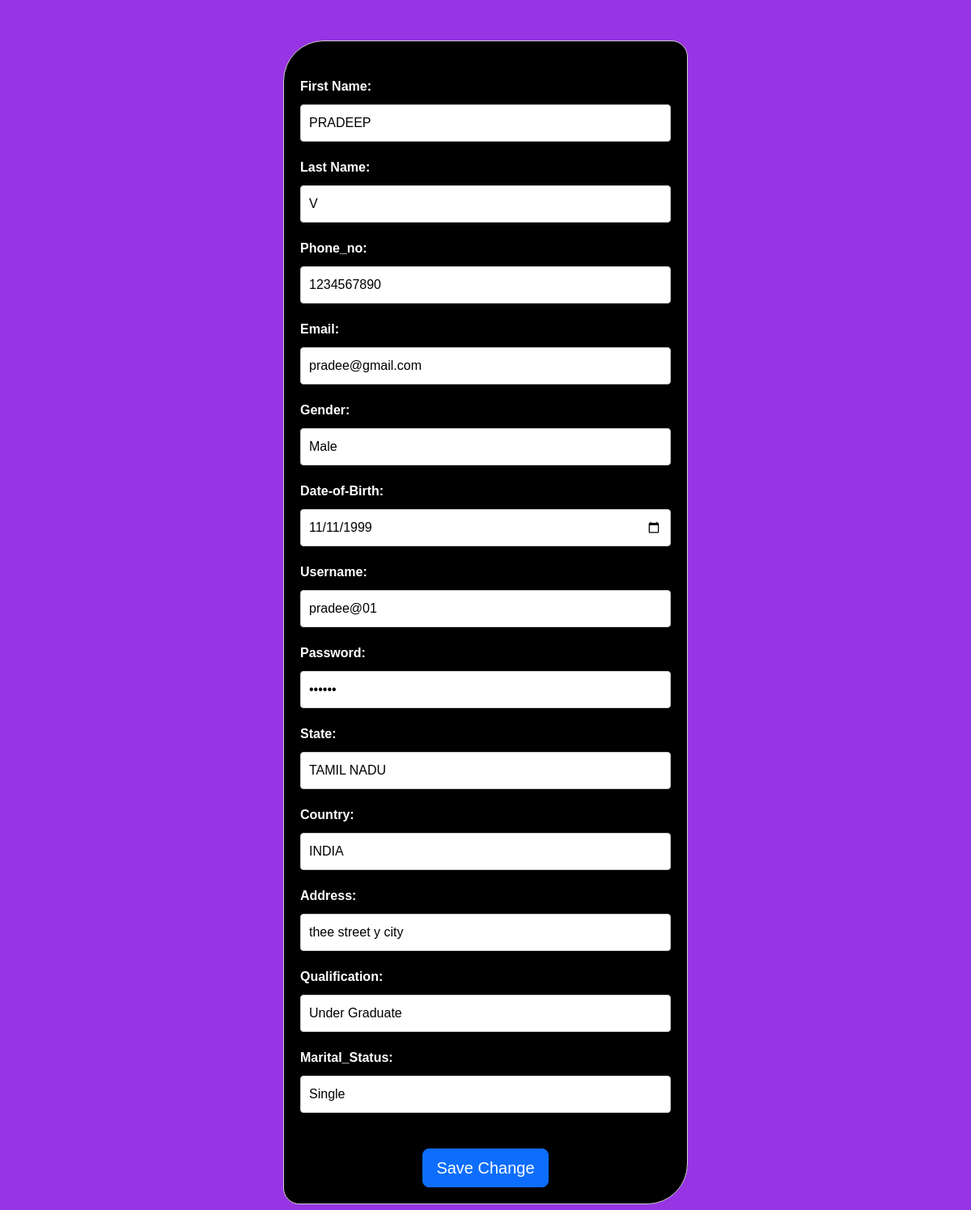
The app's page /edit.php?id=4 with its own data.
### tables this page shows
CREATE TABLE `details` (
  `ID` int(11) NOT NULL,
  `rec_id` varchar(10) NOT NULL DEFAULT '''YC001''',
  `First_name` varchar(100) NOT NULL,
  `Last` varchar(100) NOT NULL,
  `Phone_no` bigint(10) NOT NULL,
  `Email` varchar(100) NOT NULL,
  `Gender` enum('Male','Female','Others','') NOT NULL,
  `Date_of_Birth` date NOT NULL,
  `User_name` varchar(100) NOT NULL,
  `Password` varchar(100) NOT NULL,
  `State` varchar(100) NOT NULL,
  `Country` varchar(100) NOT NULL,
  `Address` varchar(100) NOT NULL,
  `Qualification` enum('Under Graduate','Post Graduate','Diploma','') NOT NULL,
  `Marital_Status` enum('Single','Married','Divoced','') NOT NULL,
  `picture` blob NOT NULL,
  `file` blob NOT NULL
);

### edit.php (the view, shortened to what this page needs)
<?php
  $host = 'localhost';
  $username = 'root';
  $password = '';
  $database = 'register';
  $conn = new mysqli($host, $username, $password, $database);
?>
<?php
  if(isset($_GET['id'])) {
    $id = $_GET['id'];
  } else {
    die('Error: ID not found.');
  }
?>
<?php
  $sql = "SELECT * FROM details WHERE ID = $id";
  $result = $conn->query($sql);
  if ($result->num_rows > 0) {
    while($row = $result->fetch_assoc()) {
       $id=$row['ID'];
      $First_name = $row['First_name'];
$Last = $row['Last'];
$Phone_no = $row['Phone_no'];
$Email = $row['Email'];
$Gender = $row['Gender'];
$Date_of_Birth = $row['Date_of_Birth'];
$User_name = $row['User_name'];
$Password = $row['Password'];
$State = $row['State'];
$Country = $row['Country'];
$Address = $row['Address'];
$Qualification = $row['Qualification'];
$Marital_Status = $row['Marital_Status'];
    }
  } else {
    echo "0 results";
  }
?>
<html>
<head>
    <link href="style.css" rel="stylesheet">
    <link href="css/bootstrap.min.css" type="text/css" rel="stylesheet">
</head>
    <body style="background-color: #9734e3;" class="body">
<form action="update.php" method="post">
  <input type="hidden" name="ID" value="<?php echo $id ?>"><br>
  <label>First Name:</label>
  <input type="text" name="First_name" value="<?php echo $First_name ?>" oninput="this.value = this.value.toUpperCase()">
  <br>
  <label>Last Name:</label>
  <input type="text" name="Last" value="<?php echo $Last ?>"oninput="this.value = this.value.toUpperCase()"><br>
  <label>Phone_no:</label>
  <input type="number" name="Phone_no" value="<?php echo $Phone_no ?>"><br>
  <label>Email:</label>
  <input type="email" name="Email" value="<?php echo $Email ?>"><br>
  <label>Gender:</label>
  <input type="text" name="Gender" value="<?php echo $Gender ?>"><br>
  <label>Date-of-Birth:</label>
  <input type="date" name="Date_of_Birth" value="<?php echo $Date_of_Birth ?>"><br>
  <label>Username:</label>
  <input type="email" name="User_name" value="<?php echo $User_name ?>"><br>
  <label>Password:</label>
  <input type="password" name="Password" value="<?php echo $Password ?>"><br>
  <label>State:</label>
  <input type="text" name="State" value="<?php echo $State ?>"oninput="this.value = this.value.toUpperCase()"><br>
  <label>Country:</label>
  <input type="text" name="Country" value="<?php echo $Country ?>"oninput="this.value = this.value.toUpperCase()"><br>
  <label>Address:</label>
  <input type="text" name="Address" value="<?php echo $Address ?>"><br>
  <label>Qualification:</label>
  <input type="text" name="Qualification" value="<?php echo $Qualification ?>"><br>
  <label>Marital_Status:</label>
  <input type="text" name="Marital_Status" value="<?php echo $Marital_Status ?>"><br>
  <br><center>
  <button class="btn btn-primary btn-lg text-center"  type="submit" name="submit">Save Change</button></center>
</form>
</body>
</html>

### style.css (style rules this page uses)
.body { font-family: Arial, Helvetica, sans-serif; }
label { font-style: bold; }

### edit.php (style rules this page uses)
form { border: 1px solid #ccc; border-radius: 50px 20px; padding: 20px; max-width: 500px; margin: 0 auto; background-color:black; margin-top:50px; margin-bottom:50px; }
label { display: block; margin-bottom: 10px; font-weight: bold; color: white; }
input[type="text"], input[type="email"], input[type="number"], input[type="date"], input[type="password"] { width: 100%; padding: 10px; border: 1px solid #ccc; border-radius: 4px; margin-bottom: 20px; box-sizing: border-box; }

### records on screen
details: First_name "PRADEEP", Last "V", Phone_no "1234567890", Email "pradee@gmail.com", Gender "Male", Date_of_Birth "11/11/1999", User_name "pradee@01", State "TAMIL NADU", Country "INDIA", Address "thee street y city", Qualification "Under Graduate", Marital_Status "Single"
